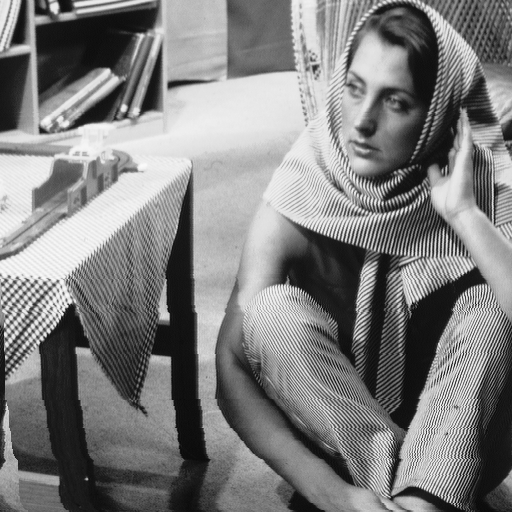
%> input picture hw2/image.bmp, 512 x 512 px
$ octave vlsi_dsp_vref_hw2_q2.m   (GNU Octave 9; MATLAB toolbox functions it lacks are replaced by stand-ins)
%> lines starting %> are read from the running program, lines starting %| are printed output that depends on the picture; in (x1, y1, x2, y2) boxes, pixels count from 0 and x2, y2 are one past the last pixel; in counts of white or black regions, pixels touching at a corner belong together; the program's own positions count from 1
clear all
close all
clc
%clf

%image = double(imread('HW2 test image_8bit.bmp'));

%Read image
test_image = double(imread('image.bmp'));
%> test_image: size 512x512 double; min 7, max 250, mean 126.6; mean of the top-left, top-right, bottom-left and bottom-right quarters 156.8, 139.4, 100.6, 109.5
[M, N] = size(test_image);
%> M = 512; N = 512

%Define output result matrix
result = zeros(M, N);

%Define image process length
L = 512;
h = [0.037828455507; -0.023849465020; -0.110624404418; 0.377402855613;
     0.852698679009; 0.377402855613; -0.110624404418; -0.023849465020;
     0.037828455507];
g = [-0.064538882629; 0.040689417609; 0.418092273222; -0.788485616406;
     0.418092273222; 0.040689417609; -0.064538882629];
q = [-0.064538882629; -0.040689417609; 0.418092273222; 0.788485616406;
     0.418092273222; -0.040689417609; -0.064538882629];
p = [-0.037828455507; -0.023849465020; 0.110624404418; 0.377402855613;
     -0.852698679009; 0.377402855613; 0.110624404418; -0.023849465020;
     -0.037828455507];

% DWT
% Level-1
[out_l_1, out_h_1] = DWT_ROW(test_image, h, g);
[out_ll_1, out_lh_1] = DWT_COL(out_l_1, h, g);
[out_hl_1, out_hh_1] = DWT_COL(out_h_1, h, g);
result(1:512, 1:512) = [zeros(256, 256) out_hl_1; out_lh_1 out_hh_1];
% Level-2
[out_l_2, out_h_2] = DWT_ROW(out_ll_1, h, g);
[out_ll_2, out_lh_2] = DWT_COL(out_l_2, h, g);
[out_hl_2, out_hh_2] = DWT_COL(out_h_2, h, g);
result(1:256, 1:256) = [zeros(128, 128) out_hl_2; out_lh_2 out_hh_2];
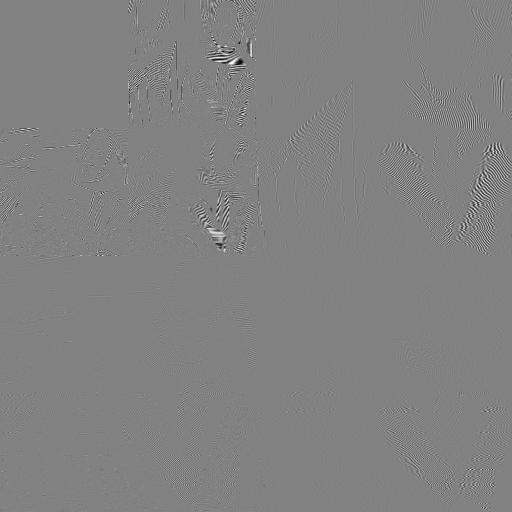
%> result: size 512x512 double; min -294.7, max 285.2, mean 0; drawn with min black and max white
% Level-3
[out_l_3, out_h_3] = DWT_ROW(out_ll_2, h, g);
[out_ll_3, out_lh_3] = DWT_COL(out_l_3, h, g);
[out_hl_3, out_hh_3] = DWT_COL(out_h_3, h, g);
%> after the loop in DWT_COL (call 6), `for i = 1:N`:
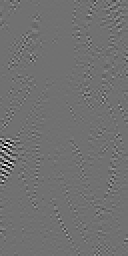
%> H: size 128x64 double (shown 2 times larger); min -455.8, max 568.5, mean 0; drawn with min black and max white
%> in DWT_COL (call 6), `L = L(1:2:end, :);`:
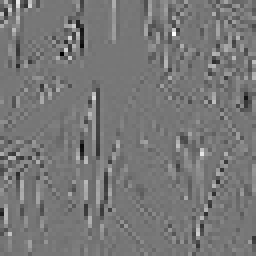
%> L: size 64x64 double (shown 4 times larger); min -468.3, max 530.9, mean -0.1; drawn with min black and max white
result(1:128, 1:128) = [out_ll_3 out_hl_3; out_lh_3 out_hh_3];
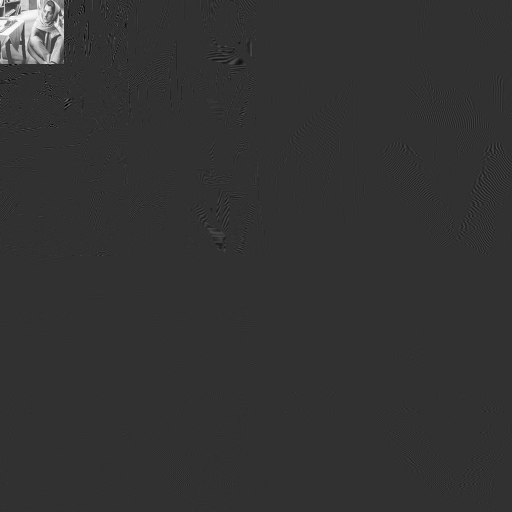
%> result: size 512x512 double; 6.25% of pixels changed, all inside (x1, y1, x2, y2) = (0, 0, 128, 128); drawn with min black and max white

% IDWT
% Level-3
rev_l_3 = IDWT_COL(out_ll_3, out_lh_3, q, p);
rev_h_3 = IDWT_COL(out_hl_3, out_hh_3, q, p);
rev_ll_2 = IDWT_ROW(rev_l_3, rev_h_3, q, p);

% Level-2
rev_l_2 = IDWT_COL(rev_ll_2, out_lh_2, q, p);
rev_h_2 = IDWT_COL(out_hl_2, out_hh_2, q, p);
rev_ll_1 = IDWT_ROW(rev_l_2, rev_h_2, q, p);
% Level-1
rev_l_1 = IDWT_COL(rev_ll_1, out_lh_1, q, p);
rev_h_1 = IDWT_COL(out_hl_1, out_hh_1, q, p);
rev_img_a = IDWT_ROW(rev_l_1, rev_h_1, q, p);
% Drop Level-1
rev_l_0 = IDWT_COL(rev_ll_1, zeros(size(out_lh_1)), q, p);
rev_h_0 = IDWT_COL(zeros(size(out_hl_1)), zeros(size(out_hh_1)), q, p);
rev_img_b = IDWT_ROW(rev_l_0, rev_h_0, q, p);

% Calaulate PSNR
psnr_a = PSNR(test_image, rev_img_a, 8);
psnr_b = PSNR(test_image, rev_img_b, 8);
disp(['(a) PSNR = ', num2str(psnr_a), ' dB']);
disp(['(b) PSNR = ', num2str(psnr_b), ' dB']);

%% Display image after processing
figure('Name', 'Original Image', 'NumberTitle', 'off');
imshow(mat2gray(test_image));
title('Original Image');

figure('Name', '3-Level DWT', 'NumberTitle', 'off');
imshow(mat2gray(result));
title('3-Level DWT');

figure('Name', 'Synthesis Image A', 'NumberTitle', 'off');
imshow(mat2gray(rev_img_a));
title('Synthesis Image A');

figure('Name', 'Synthesis Image B', 'NumberTitle', 'off');
imshow(mat2gray(rev_img_b));
title('Synthesis Image B');

%% Filter
function y = filter(x, w)
    % x: inputs, w: weights
    if iscolumn(x), x = x'; end
    if iscolumn(w), w = w'; end

    N = size(x, 2); % input size
    M = size(w, 2); % filter size
    L = fix(M / 2); % extend size // 2
    y = zeros(1, N); % result (row-wise)
    ext = [flip(x(2:L + 1)), x, flip(x(N - L:N - 1))]; % sym. extend

    for i = 1:N
        y(i) = dot(w, ext(1, i:i + M - 1));
    end

end

%% ROW-wise DWT
function [L, H] = DWT_ROW(img, low_filter, high_filter)
    [M, N] = size(img);
    L = zeros(M, N);
    H = zeros(M, N);

    for i = 1:M
        L(i, :) = filter(img(i, :), low_filter);
        H(i, :) = filter(img(i, :), high_filter);
    end

    % down sample
    L = L(:, 1:2:end); % keep odd
    H = H(:, 2:2:end); % keep even
end

%% COL-wise DWT
function [L, H] = DWT_COL(img, low_filter, high_filter)
    [M, N] = size(img);
    L = zeros(M, N);
    H = zeros(M, N);

    for i = 1:N
        L(:, i) = filter(img(:, i), low_filter)';
        H(:, i) = filter(img(:, i), high_filter)';
    end

    % down sample
    L = L(1:2:end, :); % keep odd
    H = H(2:2:end, :); % keep even
end

%% COL-wise IDWT
function img = IDWT_COL(L, H, low_filter, high_filter)
    [M, N] = size([L; H]);

    % up sample
    ext_L = zeros(M, N);
%> ext_L: size 128x64 double; every value is 0
    ext_H = zeros(M, N);
    ext_L(1:2:end, :) = L; % keep odd
    ext_H(2:2:end, :) = H; % keep even

    for i = 1:N
        ext_L(:, i) = filter(ext_L(:, i), low_filter)';
        ext_H(:, i) = filter(ext_H(:, i), high_filter)';
    end
%> this loop made 64 passes
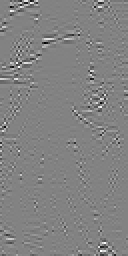
%> ext_H: size 128x64 double (shown 2 times larger); min -359.5, max 342.8, mean -0.1; drawn with min black and max white
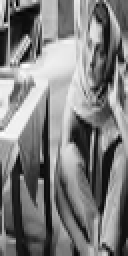
%> ext_L: size 128x64 double (shown 2 times larger); min 13.09, max 1429.1, mean 717.9; drawn with min black and max white

    img = ext_L + ext_H;
%> in IDWT_COL (call 2), `ext_L(1:2:end, :) = L;`:
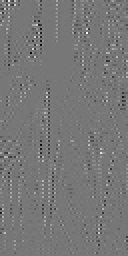
%> ext_L: size 128x64 double (shown 2 times larger); min -468.3, max 530.9, mean 0; drawn with min black and max white
%> the loop in IDWT_COL (call 2), `for i = 1:N` made 64 passes

    figure(9);
    imshow(img, []);
    title('img');
end

%% ROW-wise IDWT
function img = IDWT_ROW(L, H, low_filter, high_filter)
    [M, N] = size([L H]);

    % up sample
    ext_L = zeros(M, N);
    ext_H = zeros(M, N);
    ext_L(:, 1:2:end) = L; % keep odd
    ext_H(:, 2:2:end) = H; % keep even

    for i = 1:M
        ext_L(i, :) = filter(ext_L(i, :), low_filter);
        ext_H(i, :) = filter(ext_H(i, :), high_filter);
    end
%> this loop made 128 passes

    img = ext_L + ext_H;

    figure(9);
    imshow(img, []);
    title('img');

end

%% PSNR
function psnr = PSNR(img_ref, img, nbit)
%| (a) PSNR = 234.2033 dB
%| (b) PSNR = 23.2903 dB
    mse = mean((img(:) - img_ref(:)) .^ 2); % Calculate mean squared error
    maxi = 2 ^ nbit - 1; % Maximum possible pixel value for nbit
    psnr = 10 * log10((maxi ^ 2) / mse); % Calculate PSNR using the formula
end
